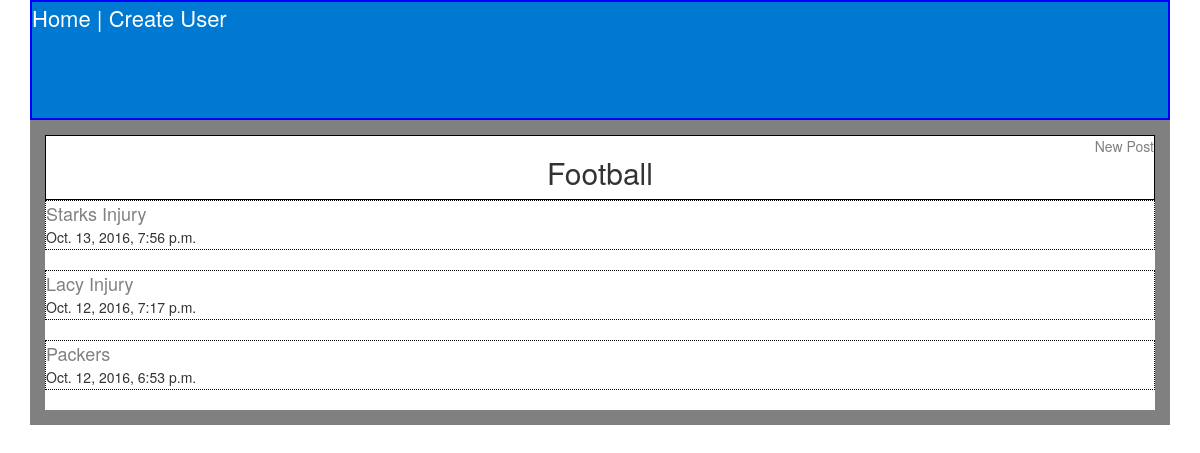
/subreddits/1/, run on an earlier commit of the app's database.
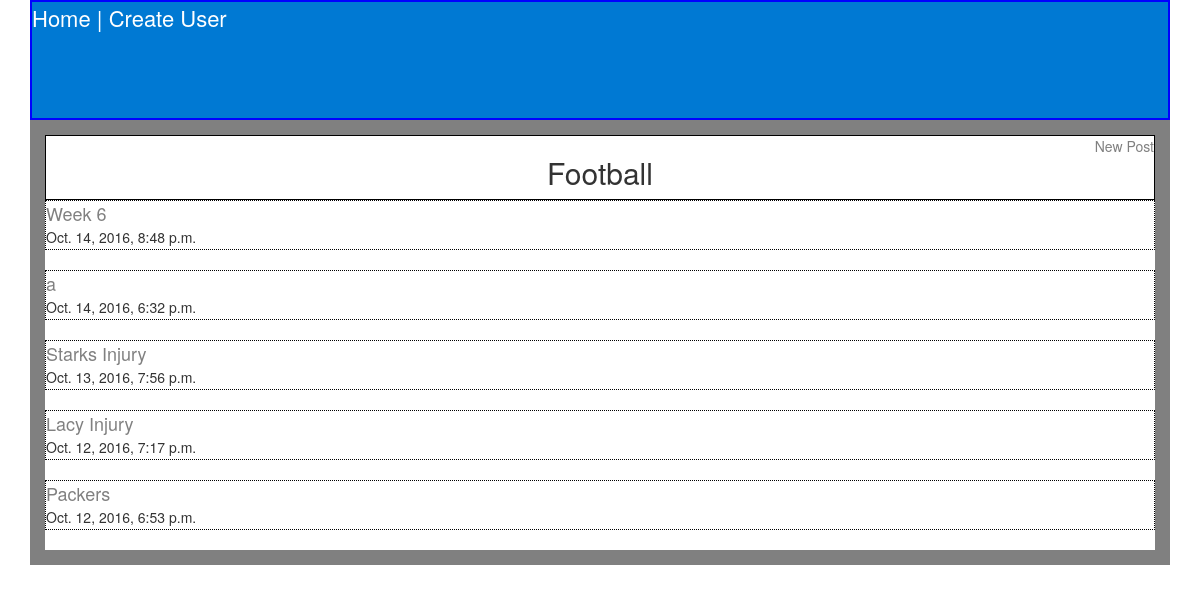
And on a later commit of the database.
### app/models.py (models this page shows, shortened)
class Post(models.Model):
    title = models.CharField(max_length = 40)
    description =  models.CharField(max_length = 255)
    body = models.TextField()
    url = models.URLField(max_length = 250, null=True, blank=True)
    creation_time = models.DateTimeField(auto_now_add=True)
    modification_time = models.DateTimeField(auto_now=True)
    subreddit = models.ForeignKey(Subreddit)
    user = models.ForeignKey(User)
    @property
    def is_hot(self):
        first = self.creation_time
        second = (timezone.now() - timedelta(hours=3))
        com = Comment.objects.filter(post=self).filter(created_time__gt = (datetime.now() - timedelta(hours=3)))
        if com.count() > 3:
            return True
        else:
            return False
    def __str__(self):
        return self.title

### app/views.py (the view)
# urls.py: url(r'^subreddits/(?P<pk>\d+)/$', PostListView.as_view(), name="post_list_view"),
class PostListView(ListView):
    model = Post
    def get_context_data(self):
        context = super().get_context_data()
        context["sub"] = Subreddit.objects.get(id=self.kwargs['pk'])
        p = Post.objects.filter(subreddit = self.kwargs['pk'])
        order = sorted(p, key=operator.attrgetter('creation_time'))
        order.reverse()
        context["twenty"] = order[:20]
        return context
    def get_queryset(self):
        return Post.objects.filter(subreddit = self.kwargs['pk'])

### templates/app/post_list.html (shortened to what this page needs)
{% extends 'base.html'%}
{% block content%}
<div class="title">
<a href="{% url 'post_create_view' sub.id %}">New Post</a>
<h2>{{sub.name}}</h2>
</div>
{% for post in twenty%}
<div class="post_item">
  <a href="{% url 'comment_list_view' post.id%}">{{post}}</a>
  <br> {{ post.creation_time }}
</div>
<br>
{% endfor %}
{% endblock %}

What changed in the data, as far as the page shows it:
added Post: title "Week 6", creation_time "Oct. 14, 2016, 8:48 p.m."
added Post: title "a", creation_time "Oct. 14, 2016, 6:32 p.m."
